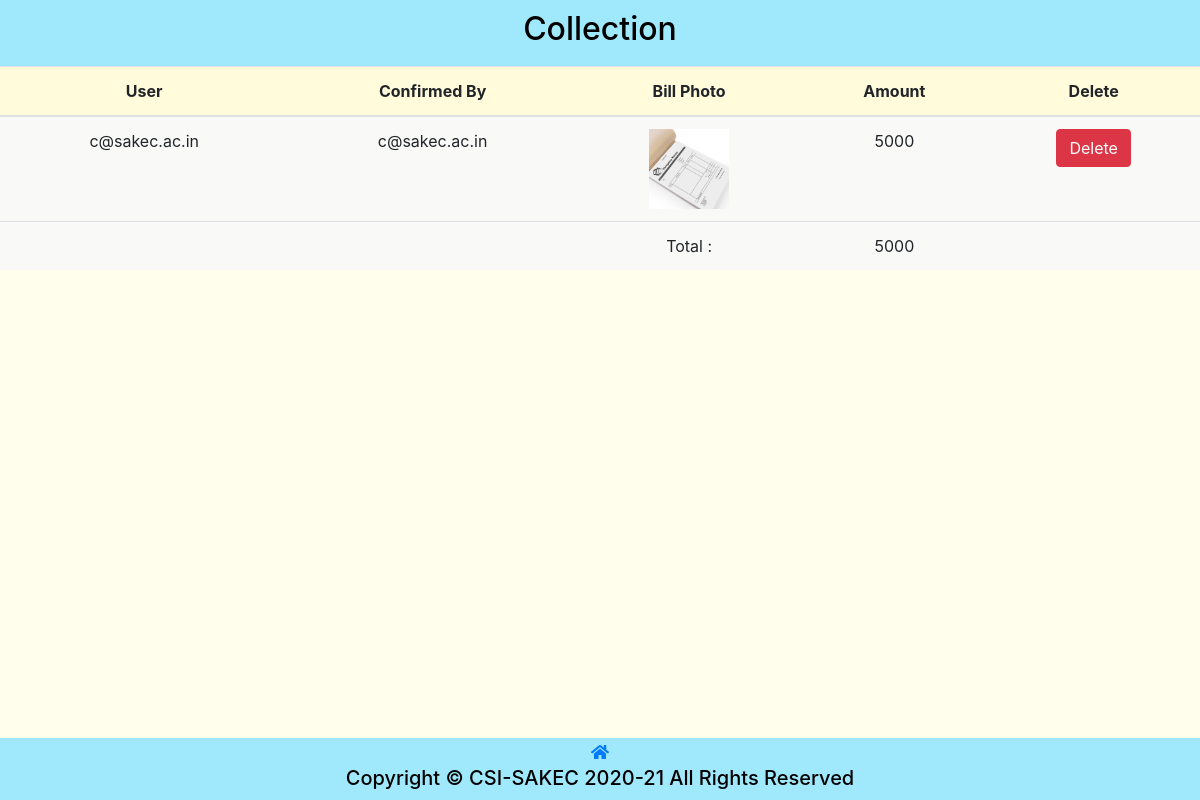
/Eventmanagement/collection.php?e_id=49 (signed in), run on the app's committed database.
### tables this page shows
CREATE TABLE `csi_collection` (
  `id` int(11) NOT NULL,
  `event_id` int(11) NOT NULL,
  `user_id` int(11) NOT NULL,
  `bill_photo` varchar(255) DEFAULT NULL,
  `amount` int(11) NOT NULL DEFAULT 0,
  `confirmed` tinyint(4) NOT NULL DEFAULT 0,
  `confirmed_by` varchar(255) DEFAULT NULL,
  `attend` tinyint(4) NOT NULL DEFAULT 0,
  `externalstudentmembership` varchar(255) DEFAULT NULL
);

CREATE TABLE `csi_userdata` (
  `id` int(11) NOT NULL,
  `name` varchar(255) NOT NULL,
  `year` varchar(5) NOT NULL,
  `division` varchar(10) DEFAULT NULL,
  `rollNo` int(10) DEFAULT NULL,
  `emailID` varchar(50) NOT NULL,
  `phonenumber` bigint(10) NOT NULL,
  `branch` varchar(10) NOT NULL,
  `role` int(15) NOT NULL,
  `gender` varchar(10) NOT NULL,
  `organization` varchar(255) NOT NULL DEFAULT 'sakec'
);

### config.php (called while the page is built, shortened)
<?php
    $conn = mysqli_connect(DB_SERVER, DB_USERNAME, DB_PASSWORD, DB_NAME);
    function execute($sql){
        global $conn;
        return mysqli_query($conn, $sql);
    }
?>

### Eventmanagement/collection.php (the view, shortened to what this page needs)
<!DOCTYPE html>
<html lang="en" xmlns="http://www.w3.org/1999/xhtml">
<head>
    <link rel="stylesheet" href="../plugins/bootstrap-4.6.0-dist/css/bootstrap.min.css">
    <link rel="stylesheet" href="../css/membership.css?v=<?php echo time(); ?>">
    <?php
        require_once "../config.php";
    ?>
</head>
<body>
    <header>
        <h2 style="text-align: center;">Collection</h2>
    </header>
    <table class="table">
        <thead class="black white-text">
            <tr>
                <th scope="col">User</th>
                <th>Confirmed By</th>
                <th>Bill Photo</th>
                <th>Amount</th>
                <th>Delete</th>
            </tr>
        </thead>
        <tbody>
            <div class="table-content" style="font-size: large;">
                <?php
                    $event_id= $_GET['e_id'];
                    $sum=0;
                    $query = execute("SELECT `csi_collection`.`id`,`csi_userdata`.`emailID`, `bill_photo`, `amount`, `confirmed_by` FROM `csi_collection`,`csi_userdata` WHERE `confirmed`='1' AND `csi_userdata`.`id`=`user_id` AND `event_id` = $event_id");
                    if (mysqli_num_rows($query) > 0) {
                        while ($row = mysqli_fetch_assoc($query)) {
                ?>
                        <tr>
                            <td><?php echo $row['emailID']; ?></td>
                            <td><?php echo $row['confirmed_by']; ?></td>
                            <td>
                                <?php
                                if(isset($row['bill_photo'])){
                                ?>
                                <a target="_blank" href="<?php echo "Event_Bill/".$row['bill_photo']; ?>">
                                    <img src="<?php echo "Event_Bill/".trim($row['bill_photo']); ?>" alt="Iamge not found, contact web dev" style="width:80px">
                                </a>
                                <?php
                                }else{
                                ?>
                                No Image
                                <?php
                                }
                                ?>
                            </td>
                            <td><?php $sum+=$row['amount'];echo $row['amount']; ?></td>
                            <td>
                                <form action="<?php echo htmlspecialchars($_SERVER["PHP_SELF"]); ?>" method="POST">
                                    <button type="submit" name="delete_bill" value="delete" class="btn btn-danger"> Delete</button>
                                </form>
                            </td>
                        </tr>
                    <?php
                        }
                        ?>
                    <tr>
                        <td/><td/>
                        <td>Total : </td>
                        <td><?php echo $sum;?></td>
                        <td/>
                    </tr>
                <?php
                    } else {
                        echo "No Record Found";
                    }
                ?>
            </div>
        </tbody>
    </table>
    <div class="spacer" style="height:100px;"></div>
    <div class="footer">
        <div class="spacer" style="height:2px;"></div>
        <a href="index.php"><i class="fas fa-home"></i></a>
        <div class="spacer" style="height:2px;"></div>
        <h5>Copyright &copy; CSI-SAKEC 2020-21 All Rights Reserved</h5>
    </div>
</body>
</html>

### css/membership.css (style rules this page uses)
body { text-align: center; background-color: #fffdeb; font-family: -apple-system,BlinkMacSystemFont,"Segoe UI",Roboto,"Helvetica Neue",Arial,"Noto Sans",sans-serif,"Apple Color Emoji","Segoe UI Emoji","Segoe UI Symbol","Noto Color Emoji"; margin: 0; color: white; padding: 0; color: black; }
header { color: black; background-color: #a0e9fd; padding: 10px; }
.footer { text-align: center; background-color: #a0e9fd; left: 0; bottom: 0; width: 100%; z-index: 1; }
.table thead th { vertical-align: bottom; border-bottom: 2px solid #dee2e6; background: #fffbdb; }
.table { width: 100%; margin-bottom: 0rem; color: #212529; background: #f9f9f7; }
@media only screen and (min-width: 600px) { .footer { position: fixed; } }

### data on the page
csi_collection: user.emailID "c@sakec.ac.in", confirmed_by "c@sakec.ac.in", bill_photo (picture), amount "5000"

### other printed values
$sum "5000"
